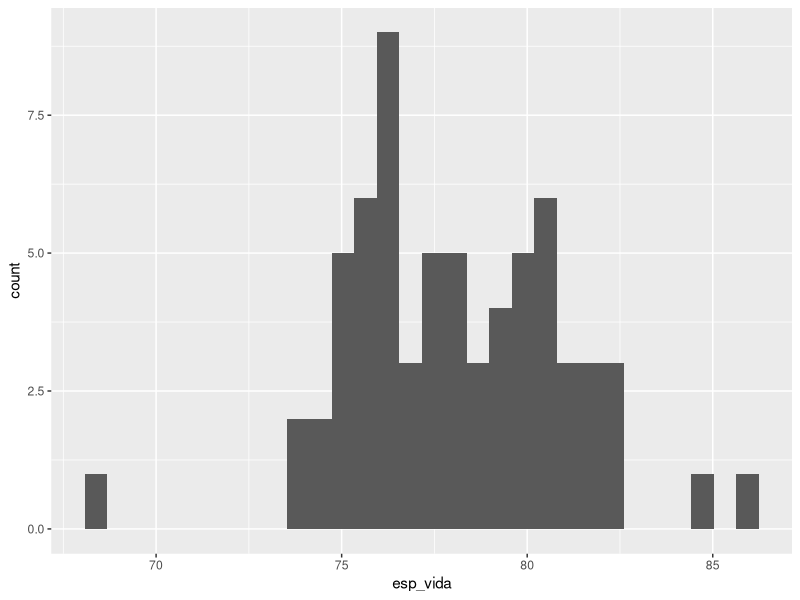
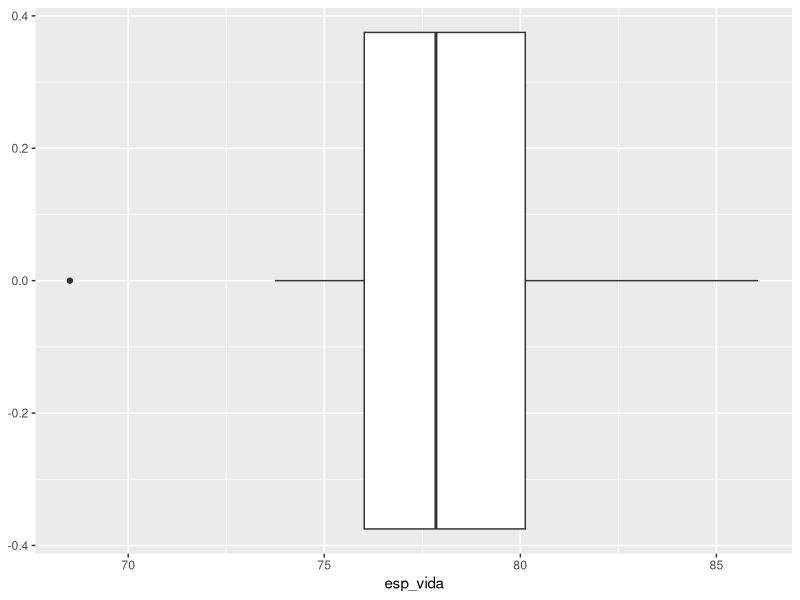

Recreate these plots in R, in order.
library(readxl)
library(tidyverse)

condados <- read_excel("Laboratorio/condados.xlsx",na="NA")

class(condados)

condados<-as.data.frame(condados)

class(condados)

table(condados$estado)

cuenta <- condados %>% group_by(.,estado) %>% count(.) 


Florida <- condados %>% filter(.,estado == "Florida")

str(Florida$esp_vida)

#as.numeric(Florida$esp_vida)

ggplot(data=Florida)+geom_histogram(mapping = aes(x=esp_vida))

ggplot(data=Florida)+geom_boxplot(mapping = aes(x=esp_vida))





